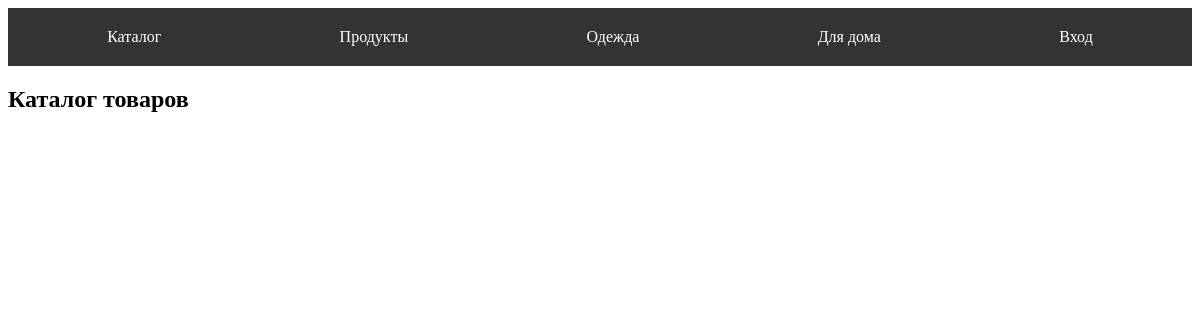
/, run on an earlier commit of the app's database.
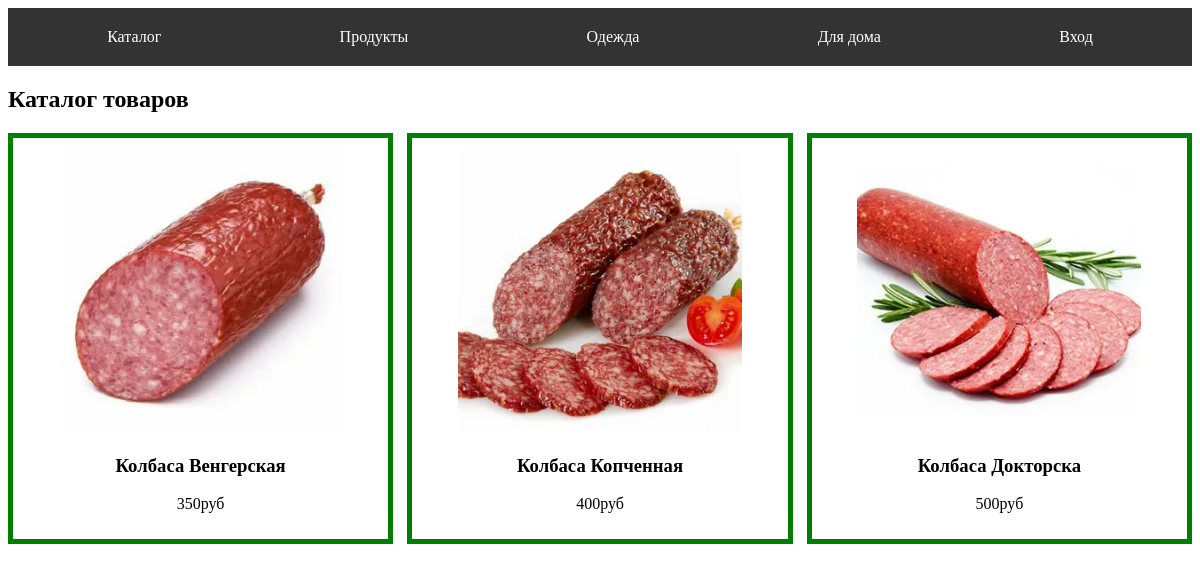
And on a later commit of the database.
### app/models.py (models this page shows, shortened)
class Tovar(models.Model):
    name = models.CharField(max_length=50, verbose_name='Название')
    price = models.IntegerField(verbose_name='Цена')
    image=models.FileField(verbose_name='Картинка', upload_to='img/', null=True, blank=True)
    discount= models.IntegerField(verbose_name='Скидка', default=0)
    category=models.ForeignKey(to=Category, on_delete=models.SET_NULL, null=True, blank=True)

### app/views.py (the view)
# urls.py: path('', views.index, name='index'),
def index (request):
    items=Tovar.objects.all()
    data={'items':items}
    return render(request, 'index.html', data)

### templates/index.html (shortened to what this page needs)
<!DOCTYPE html>
{% load static %}
<html lang="ru">
<head>
    {% block head %}
        <link rel="stylesheet" href="{% static 'css/catalog.css' %}">
        <link rel="stylesheet" href="{% static 'css/menu.css' %}">
    {% endblock %}
</head>
<body>
    {% block menu %}
<nav>
    <ul>
        <li>
            <a href="{% url 'index' %}">Каталог</a>
        </li>
        <li>
            <a href="{% url 'catalog' 'Продукты' %}">Продукты</a>
        </li>
        <li>
            <a href="{% url 'catalog' 'Одежда' %}">Одежда</a>
        </li>
        <li>
            <a href="{% url 'catalog' 'Для дома' %}">Для дома</a>
        </li>
        {% if user.is_authenticated %}
        <li>
            <a href="{% url 'cabinet' %}">Кабинет</a>
        </li>
        <li>
            <a href="{% url 'cart' %}">Корзина</a>
        </li>
        {% else %}
        <li>
            <a href="">Вход</a>
        </li>
        {% endif %}
    </ul>
</nav>
</body>
{% endblock %}
{% block content %}
<h2>Каталог товаров</h2>
    <div class = 'main-catalog'>
{% for one in items %}
<div class="card">
    <img src="{% static one.image %}" alt="">
    <h3>{{ one.name }}</h3>
    <p>{{ one.price }}руб</p>
</div>
{% endfor %}
</div>
{% endblock %}
</html>

What changed in the data, as far as the page shows it:
added Tovar: image (picture), name "Колбаса Венгерская", price "350"
added Tovar: image (picture), name "Колбаса Копченная", price "400"
added Tovar: image (picture), name "Колбаса Докторска", price "500"
